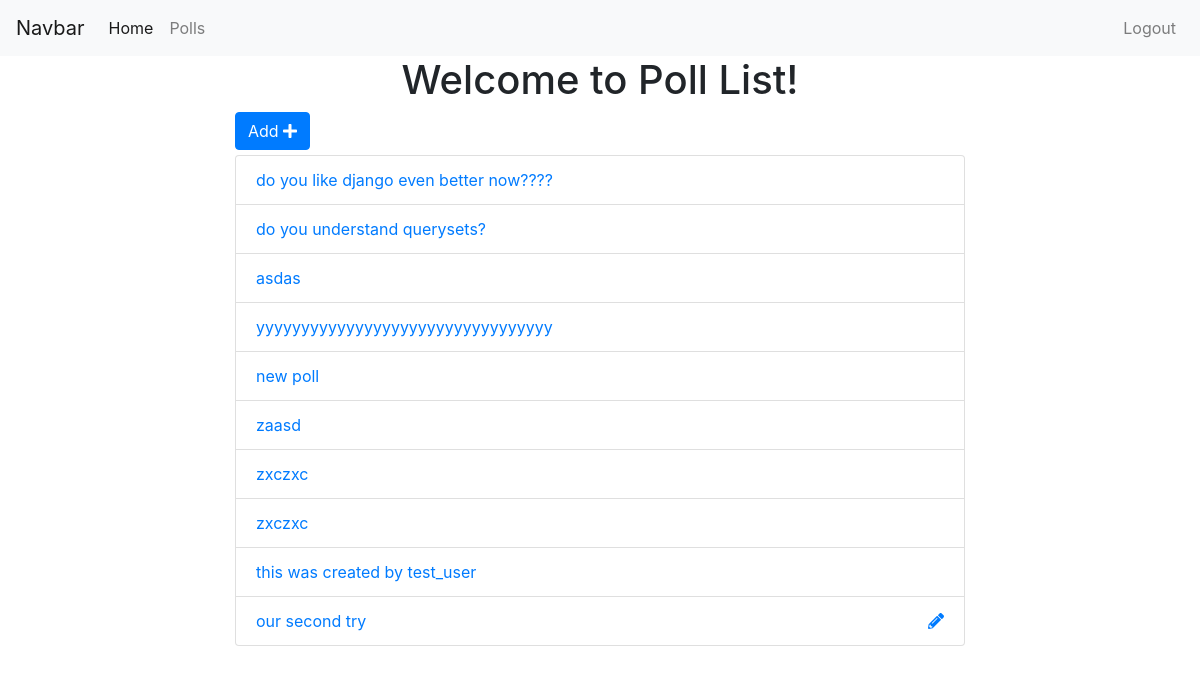
/polls/list/ (signed in), run on the app's committed database.
### polls/models.py (models this page shows)
class Poll(models.Model):
    owner = models.ForeignKey(User, on_delete=models.CASCADE, default=1)
    text = models.CharField(max_length=255)
    pub_date = models.DateField()
    def __str__(self):
        return self.text

### polls/views.py (the view)
# urls.py: path('list/', views.polls_list, name="list"),
@login_required
def polls_list(request):
    polls = Poll.objects.all()
    context = {'polls': polls}
    return render(request, 'polls/polls_list.html', context)

### polls/templates/polls/polls_list.html (shortened to what this page needs)
{% extends 'base.html' %}
{% block content %}
<div class="container">
  <h1 class='text-center'>Welcome to Poll List!</h1>
  <div class="row">
    <div class="col-sm-8 offset-sm-2">
      <a href="{% url 'polls:add' %}" class="btn btn-primary" style="margin-bottom: 5px">Add <i class="fas fa-plus"></i> </a>
      <ul class="list-group">
        {% for poll in polls %}
        <li class="list-group-item">
          <a href="{% url 'polls:detail' poll.id %}">{{ poll }}</a>
          {% if request.user == poll.owner %}
            <a href="{% url 'polls:edit_poll' poll.id %}" class='float-right'><i class="fas fa-pencil-alt"></i></a>
          {% endif %}
        </li>
        {% endfor %}
      </ul>
    </div>
  </div>
</div>
{% endblock %}

### data on the page
Poll: text "do you like django even better now????"
Poll: text "do you understand querysets?"
Poll: text "asdas"
Poll: text "yyyyyyyyyyyyyyyyyyyyyyyyyyyyyyyyy"
Poll: text "new poll"
Poll: text "zaasd"
Poll: text "zxczxc"
Poll: text "zxczxc"
Poll: text "this was created by test_user"
Poll: text "our second try"
